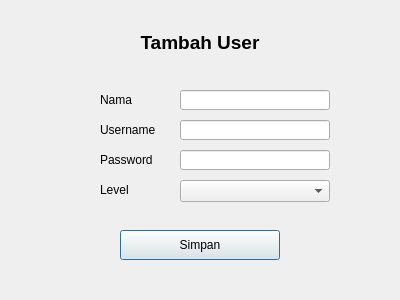
<?xml version="1.0" encoding="UTF-8"?>
<ui version="4.0">
 <class>Dialog</class>
 <widget class="QDialog" name="Dialog">
  <property name="geometry">
   <rect>
    <x>0</x>
    <y>0</y>
    <width>400</width>
    <height>300</height>
   </rect>
  </property>
  <property name="windowTitle">
   <string>Dialog</string>
  </property>
  
  <widget class="QLabel" name="label">
   <property name="geometry">
    <rect>
     <x>50</x>
     <y>30</y>
     <width>300</width>
     <height>25</height>
    </rect>
   </property>
   <property name="font">
    <font>
     <pointsize>14</pointsize>
     <weight>75</weight>
     <bold>true</bold>
    </font>
   </property>
   <property name="text">
    <string>Tambah User</string>
   </property>
   <property name="alignment">
    <set>Qt::AlignCenter</set>
   </property>
  </widget>
  
  <widget class="QLabel" name="label_2">
   <property name="geometry">
    <rect>
     <x>100</x>
     <y>90</y>
     <width>70</width>
     <height>20</height>
    </rect>
   </property>
   <property name="text">
    <string>Nama</string>
   </property>
  </widget>
  <widget class="QLineEdit" name="lineEdit">
   <property name="geometry">
    <rect>
     <x>180</x>
     <y>90</y>
     <width>150</width>
     <height>20</height>
    </rect>
   </property>
  </widget>
  
  <widget class="QLabel" name="label_3">
   <property name="geometry">
    <rect>
     <x>100</x>
     <y>120</y>
     <width>70</width>
     <height>20</height>
    </rect>
   </property>
   <property name="text">
    <string>Username</string>
   </property>
  </widget>
  <widget class="QLineEdit" name="lineEdit_2">
   <property name="geometry">
    <rect>
     <x>180</x>
     <y>120</y>
     <width>150</width>
     <height>20</height>
    </rect>
   </property>
  </widget>
  
  <widget class="QLabel" name="label_4">
   <property name="geometry">
    <rect>
     <x>100</x>
     <y>150</y>
     <width>70</width>
     <height>20</height>
    </rect>
   </property>
   <property name="text">
    <string>Password</string>
   </property>
  </widget>
  <widget class="QLineEdit" name="lineEdit_3">
   <property name="geometry">
    <rect>
     <x>180</x>
     <y>150</y>
     <width>150</width>
     <height>20</height>
    </rect>
   </property>
  </widget>
  
  <widget class="QLabel" name="label_6">
   <property name="geometry">
    <rect>
     <x>100</x>
     <y>180</y>
     <width>70</width>
     <height>20</height>
    </rect>
   </property>
   <property name="text">
    <string>Level</string>
   </property>
  </widget>
  <widget class="QComboBox" name="comboBox">
   <property name="geometry">
    <rect>
     <x>180</x>
     <y>180</y>
     <width>150</width>
     <height>22</height>
    </rect>
   </property>
  </widget>
  
  <widget class="QPushButton" name="pushButton">
   <property name="geometry">
    <rect>
     <x>120</x>
     <y>230</y>
     <width>160</width>
     <height>30</height>
    </rect>
   </property>
   <property name="text">
    <string>Simpan</string>
   </property>
  </widget>
 </widget>
 <resources/>
 <connections/>
</ui>
